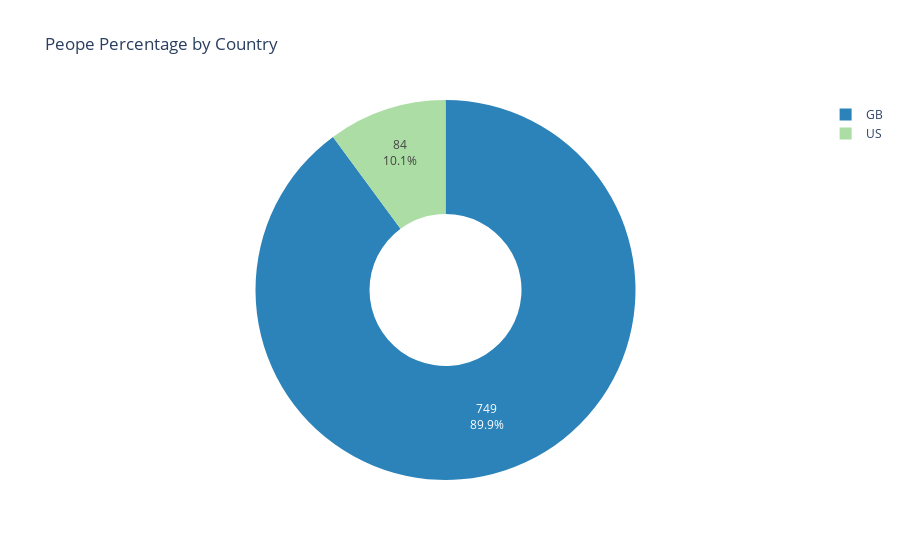

The notebook cell this image was saved under:
### Code cell
# Group the DataFrame by country and count the number of people in each group
country_counts = df_dem.groupby('country').size().reset_index(name='counts')
country_counts['angle'] = country_counts['counts']/country_counts['counts'].sum() * 2*pi
country_counts['color'] = Spectral4[:len(country_counts)]
country_counts



# create a new pie chart
fig = go.Figure(data=[go.Pie(labels=country_counts['country'],
                             values=country_counts['counts'],
                             hovertemplate='%{label}: %{value}',
                             textinfo='value+percent',
                             textposition='inside')])

# set the colors and hole size of the chart
fig.update_traces(marker=dict(colors=country_counts['color']), hole=.4)

# add a title and remove the legend
fig.update_layout(title='Peope Percentage by Country', showlegend=True)

# show the plot
fig.show()

### Figure 1 — Plotly figure (JSON) as saved in the notebook; plotly's stock layout.template omitted (floating-point values rounded to 4 significant figures)
{"data": [{"hole": 0.4, "hovertemplate": "%{label}: %{value}", "labels": ["GB", "US"], "marker": {"colors": ["#2b83ba", "#abdda4"]}, "textinfo": "value+percent", "textposition": "inside", "type": "pie", "values": [749, 84]}], "layout": {"showlegend": true, "title": {"text": "Peope Percentage by Country"}}}
